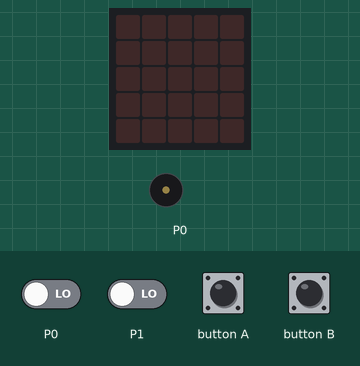
This program was run on a simulated BBC micro:bit (MakeCode). Parts: the board's 5×5 LED display, buzzer (waves = sounding). The test bench sets the inputs (shaded band); at power-on: P0 LOW, P1 LOW.

Above: at 1.2 s.
1.3 s: button A pressed for 0.15 s
At 2.2 s:
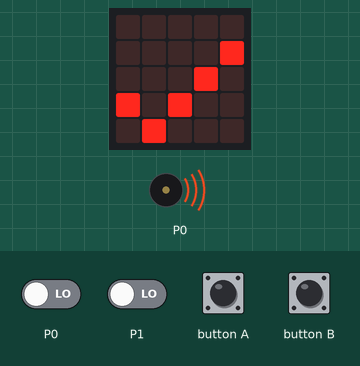
At 4.1 s:
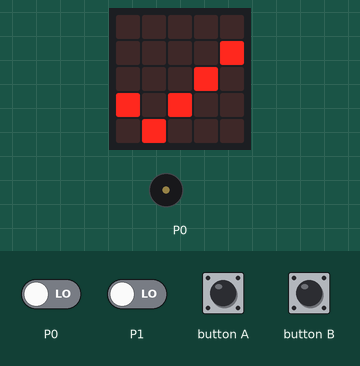
4.4 s: button B pressed for 0.15 s
At 7.3 s:
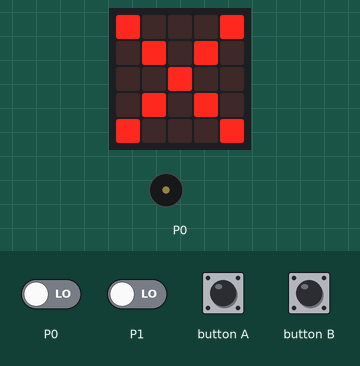
Timing chart, 0 to 8.8 s (numbered marks = the images above; inputs shaded):
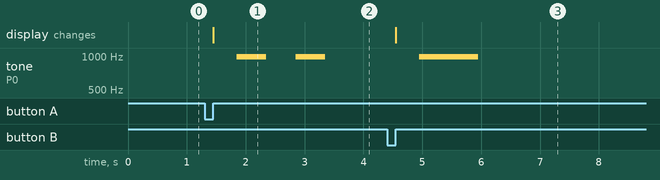

Measured:
- after the input at 1.3 s, tone on P0: alternates 988 Hz for 0.50 s and silent for 0.50 s, 4 changes in all, then stays silent, starting after 0.55 s; the display: changes after 0.15 s (image 1)
- after the input at 4.4 s, tone on P0: silent → 988 Hz after 0.55 s, → silent 1.0 s later; the display: changes after 0.15 s (image 3)

The program:

main.ts
```typescript
function Activer_lalarme () {
    if (Etat_de_lalarme == 0) {
        Etat_de_lalarme = 1
        basic.showLeds(`
            . . . . .
            . . . . #
            . . . # .
            # . # . .
            . # . . .
            `)
        for (let index = 0; index < 2; index++) {
            music.ringTone(988)
            basic.pause(500)
            music.stopAllSounds()
            basic.pause(500)
        }
        basic.pause(1000)
    }
}
function Déclencher_la_sirène () {
    while (Etat_de_lalarme == 1) {
        music.ringTone(587)
        basic.pause(500)
        music.stopAllSounds()
        basic.pause(500)
        if (input.buttonIsPressed(Button.B)) {
            Désactiver_lalarme()
        }
    }
}
input.onButtonPressed(Button.A, function () {
    Activer_lalarme()
})
function Désactiver_lalarme () {
    if (Etat_de_lalarme == 1) {
        Etat_de_lalarme = 0
        basic.showLeds(`
            # . . . #
            . # . # .
            . . # . .
            . # . # .
            # . . . #
            `)
        music.ringTone(988)
        basic.pause(1000)
        music.stopAllSounds()
    }
}
input.onButtonPressed(Button.B, function () {
    Désactiver_lalarme()
})
let Détecteur_douverture = 0
let Détecteur_de_mouvement = 0
let Etat_de_lalarme = 0
Etat_de_lalarme = 0
basic.forever(function () {
    Détecteur_de_mouvement = pins.digitalReadPin(DigitalPin.P0)
    Détecteur_douverture = pins.digitalReadPin(DigitalPin.P1)
})
```

test.ts
```typescript
// les tests vont ici ; cela ne sera pas compilé si ce paquet est utilisé en tant qu'extension.
```
